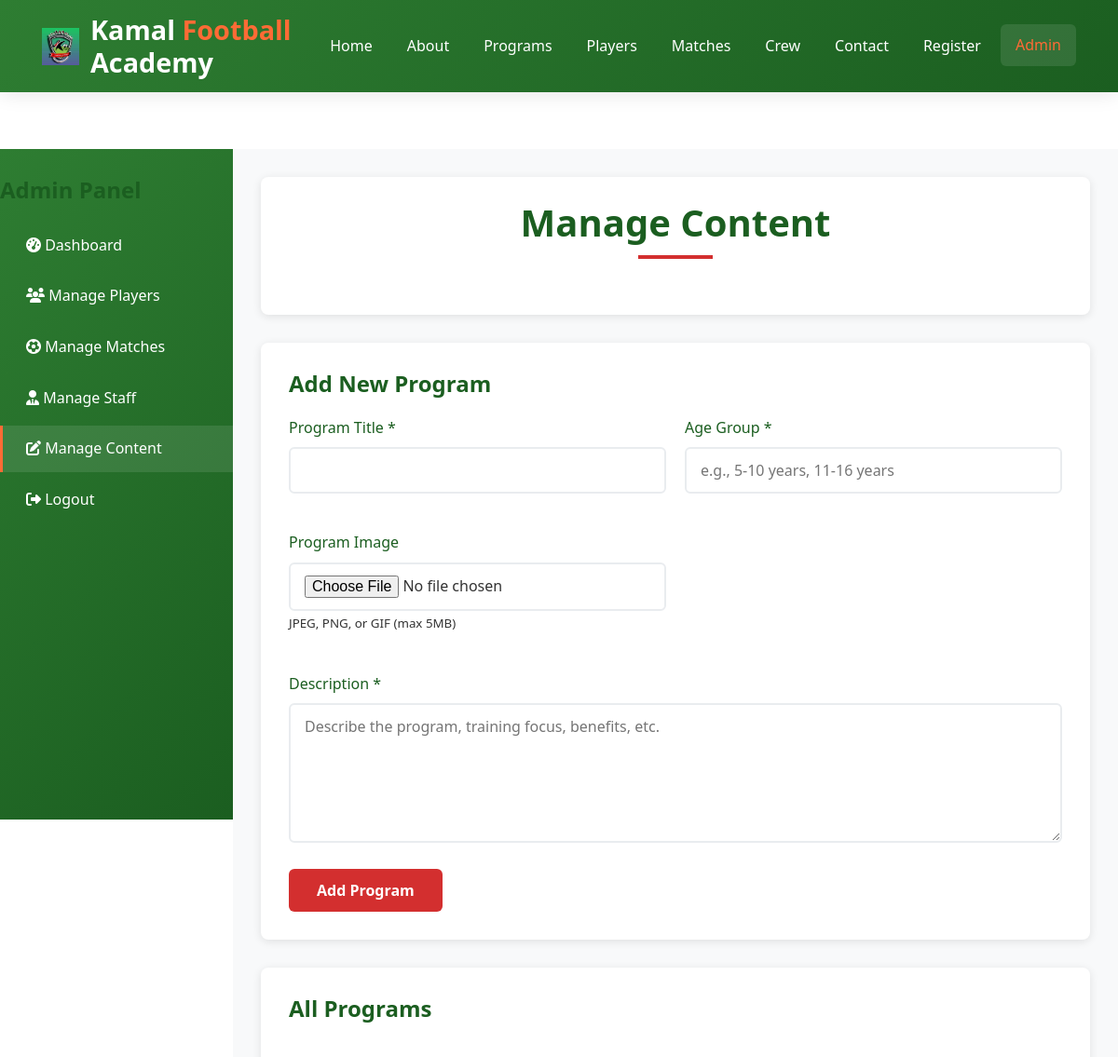
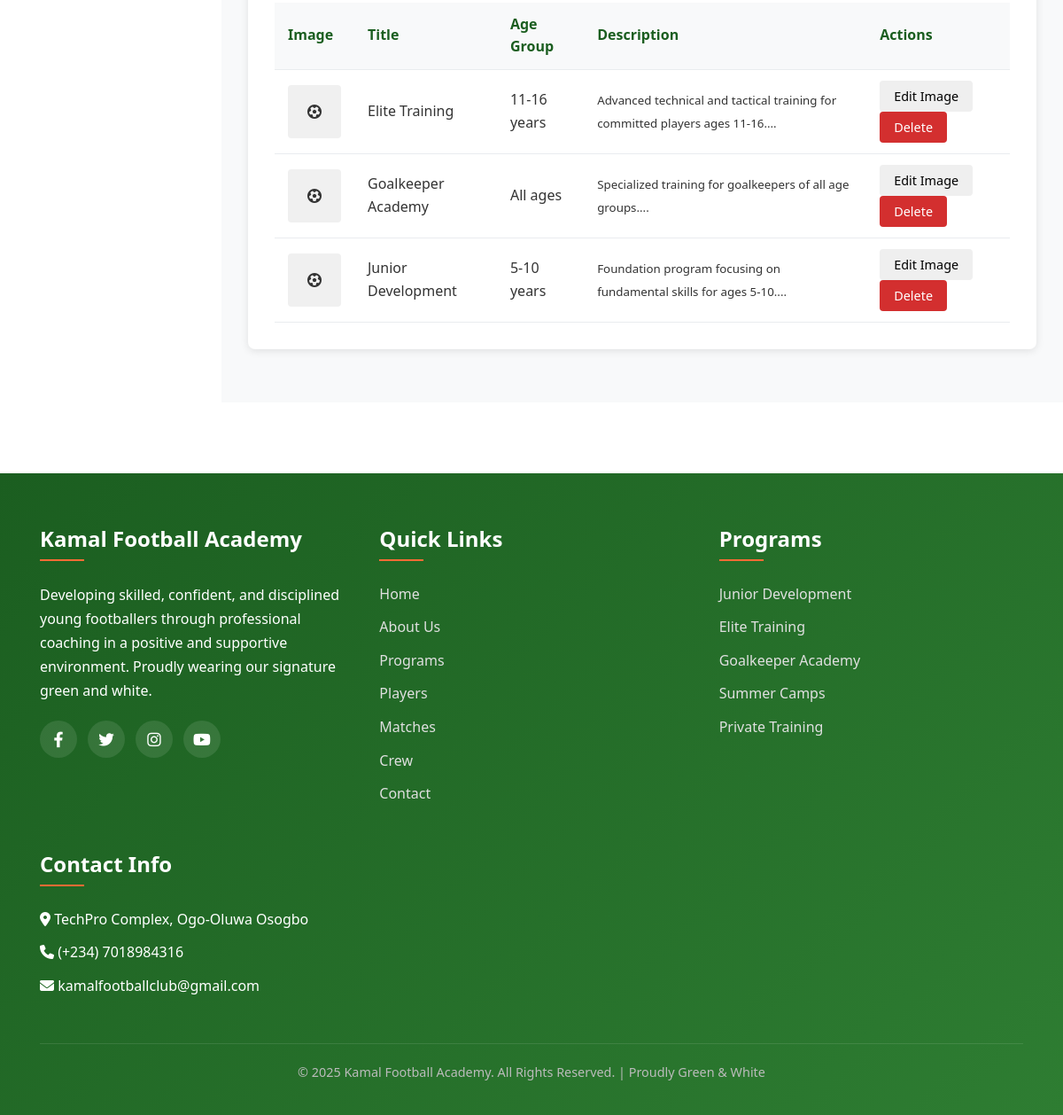
The page /admin-content.php (signed in) on the database its author committed (2 pictures, top to bottom).
### tables this page shows
CREATE TABLE programs (
    id INT AUTO_INCREMENT PRIMARY KEY,
    title VARCHAR(100) NOT NULL,
    description TEXT,
    age_group VARCHAR(50),
    image_path VARCHAR(255),
    created_at TIMESTAMP DEFAULT CURRENT_TIMESTAMP
);

### admin-content.php (the view, shortened to what this page needs)
<?php
include 'includes/header.php';
$programs = $pdo->query("SELECT * FROM programs ORDER BY title")->fetchAll();
?>
<section class="admin-panel">
    <div class="admin-container">
        <?php include 'includes/admin-sidebar.php'; ?>
        <div class="admin-content">
            <div class="admin-header">
                <h2>Manage Content</h2>
            </div>
            <div class="admin-card">
                <h3>Add New Program</h3>
                <form method="POST" enctype="multipart/form-data">
                    <div class="form-row">
                        <div class="form-group">
                            <label>Program Title *</label>
                            <input type="text" name="title" class="form-control" required>
                        </div>
                        <div class="form-group">
                            <label>Age Group *</label>
                            <input type="text" name="age_group" class="form-control" required placeholder="e.g., 5-10 years, 11-16 years">
                        </div>
                    </div>
                    <div class="form-row">
                        <div class="form-group">
                            <label>Program Image</label>
                            <input type="file" name="image" class="form-control" accept="image/*">
                            <small>JPEG, PNG, or GIF (max 5MB)</small>
                        </div>
                    </div>
                    <div class="form-group">
                        <label>Description *</label>
                        <textarea name="description" class="form-control" rows="4" required placeholder="Describe the program, training focus, benefits, etc."></textarea>
                    </div>
                    <button type="submit" name="add_program" class="btn">Add Program</button>
                </form>
            </div>
            <div class="admin-card">
                <h3>All Programs</h3>
                <?php if (empty($programs)): ?>
                    <p>No programs found.</p>
                <?php else: ?>
                    <div class="table-responsive">
                        <table class="data-table">
                            <thead>
                                <tr>
                                    <th>Image</th>
                                    <th>Title</th>
                                    <th>Age Group</th>
                                    <th>Description</th>
                                    <th>Actions</th>
                                </tr>
                            </thead>
                            <tbody>
                                <?php foreach ($programs as $program): ?>
                                <tr>
                                    <td>
                                        <?php if ($program['image_path']): ?>
                                            <img src="<?php echo getProgramImage($program['image_path']); ?>"
                                                 style="width: 60px; height: 60px; object-fit: cover; border-radius: 4px;"
                                                 alt="<?php echo htmlspecialchars($program['title']); ?>"
                                                 onerror="this.style.display='none'; this.nextElementSibling.style.display='flex';">
                                            <div style="display: none; width: 60px; height: 60px; background: #f0f0f0; display: flex; align-items: center; justify-content: center; border-radius: 4px;">
                                                <i class="fas fa-futbol"></i>
                                            </div>
                                        <?php else: ?>
                                            <div style="width: 60px; height: 60px; background: #f0f0f0; display: flex; align-items: center; justify-content: center; border-radius: 4px;">
                                                <i class="fas fa-futbol"></i>
                                            </div>
                                        <?php endif; ?>
                                    </td>
                                    <td><?php echo htmlspecialchars($program['title']); ?></td>
                                    <td><?php echo htmlspecialchars($program['age_group']); ?></td>
                                    <td>
                                        <small><?php echo htmlspecialchars(substr($program['description'], 0, 100)); ?>...</small>
                                    </td>
                                    <td>
                                        <div class="action-btns">
                                            <button type="button" class="action-btn edit-btn"
                                                    onclick="openEditModal(<?php echo $program['id']; ?>, '<?php echo htmlspecialchars($program['title']); ?>')">
                                                Edit Image
                                            </button>
                                            <form method="POST" style="display: inline;">
                                                <button type="submit" name="delete_program" class="action-btn delete-btn"
                                                        onclick="return confirm('Are you sure you want to delete this program?')">
                                                    Delete
                                                </button>
                                            </form>
                                        </div>
                                    </td>
                                </tr>
                                <?php endforeach; ?>
                            </tbody>
                        </table>
                    </div>
                <?php endif; ?>
            </div>
        </div>
    </div>
</section>
<?php include 'includes/footer.php'; ?>

### css/style.css (style rules this page uses)
* { margin: 0; padding: 0; box-sizing: border-box; font-family: 'Segoe UI', Tahoma, Geneva, Verdana, sans-serif; }
:root { --primary: #2e7d32; --secondary: #d32f2f; --accent: #ff6b35; --light: #f8f9fa; --dark: #1b5e20; --text: #333333; --white: #ffffff; --gray: #6c757d; --border: #e9ecef; }
html { scroll-behavior: smooth; }
body { line-height: 1.6; color: var(--text); background-color: var(--white); overflow-x: hidden; margin: 0 !important; padding: 0 !important; }
section { padding: 80px 0; }
h1, h2, h3, h4 { margin-bottom: 20px; color: var(--dark); line-height: 1.2; }
h2 { font-size: clamp(2rem, 4vw, 2.5rem); text-align: center; margin-bottom: 50px; position: relative; }
h2:after { content: ''; position: absolute; bottom: -15px; left: 50%; transform: translateX(-50%); width: 80px; height: 4px; background-color: var(--secondary); }
h3 { font-size: 1.5rem; }
.btn { display: inline-flex; align-items: center; justify-content: center; gap: 8px; padding: 12px 30px; background-color: var(--secondary); color: white; border: none; border-radius: 6px; font-size: 1rem; font-weight: 600; text-decoration: none; cursor: pointer; transition: all 0.3s ease; position: relative; overflow: hidden; }
.form-group { margin-bottom: 20px; }
.form-group label { display: block; margin-bottom: 8px; font-weight: 500; color: var(--dark); }
.form-control { width: 100%; padding: 14px 16px; border: 2px solid var(--border); border-radius: 6px; font-size: 1rem; transition: all 0.3s ease; background: var(--white); }
textarea.form-control { min-height: 150px; resize: vertical; }
.admin-panel { margin-top: 80px; min-height: calc(100vh - 80px); }
.admin-container { display: flex; min-height: calc(100vh - 80px); }
.admin-content { flex: 1; margin-left: 250px; padding: 30px; background-color: #f8f9fa; }
.admin-header { background: white; padding: 25px 30px; border-radius: 8px; box-shadow: 0 2px 10px rgba(0, 0, 0, 0.1); margin-bottom: 30px; }
.admin-card { background: white; padding: 30px; border-radius: 8px; box-shadow: 0 2px 10px rgba(0, 0, 0, 0.1); margin-bottom: 30px; }
.form-row { display: grid; grid-template-columns: 1fr 1fr; gap: 20px; margin-bottom: 20px; }
.form-control { width: 100%; padding: 12px 15px; border: 2px solid var(--border); border-radius: 6px; font-size: 1rem; transition: all 0.3s ease; background: var(--white); }
.table-responsive { overflow-x: auto; }
.data-table { width: 100%; border-collapse: collapse; margin-top: 20px; }
.data-table th, .data-table td { padding: 12px 15px; text-align: left; border-bottom: 1px solid var(--border); }
.data-table th { background-color: var(--light); font-weight: 600; color: var(--dark); }
.action-btn { padding: 8px 16px; border: none; border-radius: 4px; cursor: pointer; font-size: 0.9rem; transition: all 0.3s ease; }
.delete-btn { background-color: var(--secondary); color: white; }

### rows shown on the page
programs: title "Elite Training", age_group "11-16 years", description "Advanced technical and tactical training for committed players ages 11-16."
programs: title "Goalkeeper Academy", age_group "All ages", description "Specialized training for goalkeepers of all age groups."
programs: title "Junior Development", age_group "5-10 years", description "Foundation program focusing on fundamental skills for ages 5-10."
